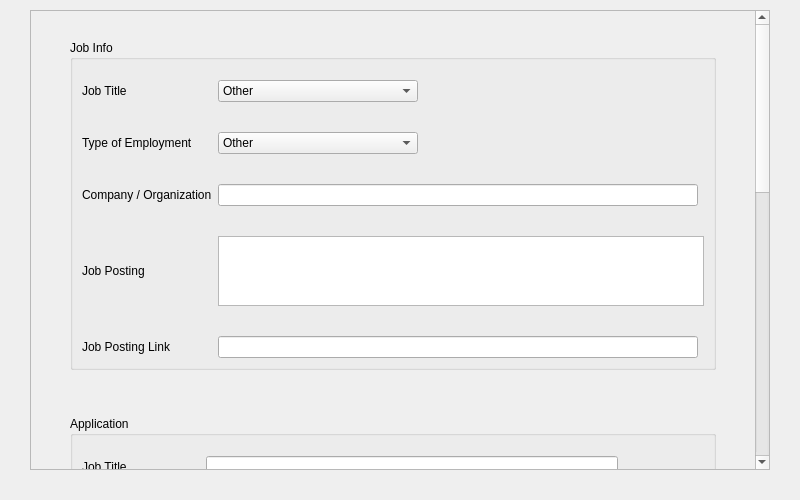
<?xml version="1.0" encoding="UTF-8"?>
<ui version="4.0">
 <class>MainWindow</class>
 <widget class="QMainWindow" name="MainWindow">
  <property name="geometry">
   <rect>
    <x>0</x>
    <y>0</y>
    <width>800</width>
    <height>500</height>
   </rect>
  </property>
  <property name="windowTitle">
   <string>MainWindow</string>
  </property>
  <widget class="QWidget" name="centralwidget">
   <layout class="QGridLayout" name="gridLayout">
    <property name="leftMargin">
     <number>10</number>
    </property>
    <property name="topMargin">
     <number>10</number>
    </property>
    <property name="rightMargin">
     <number>10</number>
    </property>
    <property name="bottomMargin">
     <number>10</number>
    </property>
    <item row="0" column="0">
     <spacer name="horizontalSpacer">
      <property name="orientation">
       <enum>Qt::Horizontal</enum>
      </property>
      <property name="sizeType">
       <enum>QSizePolicy::Preferred</enum>
      </property>
      <property name="sizeHint" stdset="0">
       <size>
        <width>20</width>
        <height>20</height>
       </size>
      </property>
     </spacer>
    </item>
    <item row="0" column="1">
     <widget class="QScrollArea" name="scrollArea">
      <property name="widgetResizable">
       <bool>true</bool>
      </property>
      <widget class="QWidget" name="scrollAreaWidgetContents">
       <property name="geometry">
        <rect>
         <x>0</x>
         <y>0</y>
         <width>709</width>
         <height>1168</height>
        </rect>
       </property>
       <layout class="QGridLayout" name="gridLayout_2">
        <item row="8" column="1">
         <widget class="QPushButton" name="pushButton">
          <property name="text">
           <string>Submit</string>
          </property>
         </widget>
        </item>
        <item row="5" column="1">
         <widget class="QGroupBox" name="StatusInput">
          <property name="title">
           <string>Status</string>
          </property>
          <layout class="QGridLayout" name="gridLayout_5">
           <property name="topMargin">
            <number>20</number>
           </property>
           <property name="verticalSpacing">
            <number>30</number>
           </property>
           <item row="7" column="0">
            <widget class="QLabel" name="FeedbackLabel">
             <property name="text">
              <string>Feedback</string>
             </property>
            </widget>
           </item>
           <item row="7" column="1" colspan="2">
            <widget class="QPlainTextEdit" name="FeedbackInput">
             <property name="accessibleDescription">
              <string/>
             </property>
            </widget>
           </item>
           <item row="3" column="1">
            <widget class="QPlainTextEdit" name="MistakesInput"/>
           </item>
           <item row="1" column="1">
            <widget class="QComboBox" name="CurrentStatusInput">
             <property name="maximumSize">
              <size>
               <width>200</width>
               <height>16777215</height>
              </size>
             </property>
             <item>
              <property name="text">
               <string>Application Send</string>
              </property>
             </item>
             <item>
              <property name="text">
               <string>Interview Invite</string>
              </property>
             </item>
             <item>
              <property name="text">
               <string>Decline</string>
              </property>
             </item>
             <item>
              <property name="text">
               <string>Offer</string>
              </property>
             </item>
            </widget>
           </item>
           <item row="3" column="0">
            <widget class="QLabel" name="MistakesLabel">
             <property name="text">
              <string>Own Mistakes</string>
             </property>
            </widget>
           </item>
           <item row="1" column="0">
            <widget class="QLabel" name="CurrentStatusLabel">
             <property name="minimumSize">
              <size>
               <width>118</width>
               <height>0</height>
              </size>
             </property>
             <property name="text">
              <string>Current Status</string>
             </property>
            </widget>
           </item>
          </layout>
         </widget>
        </item>
        <item row="1" column="2">
         <spacer name="horizontalSpacer_4">
          <property name="orientation">
           <enum>Qt::Horizontal</enum>
          </property>
          <property name="sizeType">
           <enum>QSizePolicy::Preferred</enum>
          </property>
          <property name="sizeHint" stdset="0">
           <size>
            <width>30</width>
            <height>20</height>
           </size>
          </property>
         </spacer>
        </item>
        <item row="2" column="1">
         <spacer name="verticalSpacer">
          <property name="orientation">
           <enum>Qt::Vertical</enum>
          </property>
          <property name="sizeType">
           <enum>QSizePolicy::Minimum</enum>
          </property>
          <property name="sizeHint" stdset="0">
           <size>
            <width>40</width>
            <height>40</height>
           </size>
          </property>
         </spacer>
        </item>
        <item row="4" column="1">
         <spacer name="verticalSpacer_4">
          <property name="orientation">
           <enum>Qt::Vertical</enum>
          </property>
          <property name="sizeType">
           <enum>QSizePolicy::Minimum</enum>
          </property>
          <property name="sizeHint" stdset="0">
           <size>
            <width>20</width>
            <height>40</height>
           </size>
          </property>
         </spacer>
        </item>
        <item row="3" column="1">
         <widget class="QGroupBox" name="ApplicationInput">
          <property name="title">
           <string>Application</string>
          </property>
          <layout class="QGridLayout" name="gridLayout_4">
           <property name="topMargin">
            <number>20</number>
           </property>
           <property name="verticalSpacing">
            <number>30</number>
           </property>
           <item row="8" column="0">
            <widget class="QLabel" name="CoverTextLabel">
             <property name="text">
              <string>Cover Letter Text</string>
             </property>
            </widget>
           </item>
           <item row="1" column="2">
            <widget class="QLineEdit" name="JobTitleInput_2">
             <property name="accessibleDescription">
              <string/>
             </property>
            </widget>
           </item>
           <item row="10" column="0">
            <widget class="QLabel" name="ResumeLabel">
             <property name="text">
              <string>Resume</string>
             </property>
            </widget>
           </item>
           <item row="9" column="0">
            <widget class="QLabel" name="CoverFileLabel">
             <property name="text">
              <string>Cover Letter File</string>
             </property>
            </widget>
           </item>
           <item row="3" column="2">
            <widget class="QDateEdit" name="DateInput">
             <property name="sizePolicy">
              <sizepolicy hsizetype="Preferred" vsizetype="Fixed">
               <horstretch>0</horstretch>
               <verstretch>0</verstretch>
              </sizepolicy>
             </property>
             <property name="minimumSize">
              <size>
               <width>0</width>
               <height>0</height>
              </size>
             </property>
             <property name="maximumSize">
              <size>
               <width>200</width>
               <height>16777215</height>
              </size>
             </property>
            </widget>
           </item>
           <item row="3" column="0">
            <widget class="QLabel" name="DateLabel">
             <property name="text">
              <string>Application Date</string>
             </property>
            </widget>
           </item>
           <item row="1" column="0">
            <widget class="QLabel" name="JobTitleLabel_2">
             <property name="minimumSize">
              <size>
               <width>118</width>
               <height>0</height>
              </size>
             </property>
             <property name="text">
              <string>Job Title</string>
             </property>
            </widget>
           </item>
           <item row="6" column="2">
            <widget class="QCheckBox" name="CoverLetterInput">
             <property name="text">
              <string>Used</string>
             </property>
            </widget>
           </item>
           <item row="6" column="0">
            <widget class="QLabel" name="CoverLetterLabel">
             <property name="text">
              <string>Cover Letter</string>
             </property>
            </widget>
           </item>
           <item row="8" column="2" colspan="2">
            <widget class="QPlainTextEdit" name="CoverTextInput">
             <property name="accessibleDescription">
              <string/>
             </property>
            </widget>
           </item>
           <item row="3" column="3">
            <widget class="QPushButton" name="DateTodayButton">
             <property name="text">
              <string>Today</string>
             </property>
            </widget>
           </item>
          </layout>
         </widget>
        </item>
        <item row="1" column="0">
         <spacer name="horizontalSpacer_3">
          <property name="orientation">
           <enum>Qt::Horizontal</enum>
          </property>
          <property name="sizeType">
           <enum>QSizePolicy::Preferred</enum>
          </property>
          <property name="sizeHint" stdset="0">
           <size>
            <width>30</width>
            <height>30</height>
           </size>
          </property>
         </spacer>
        </item>
        <item row="0" column="1">
         <spacer name="verticalSpacer_2">
          <property name="orientation">
           <enum>Qt::Vertical</enum>
          </property>
          <property name="sizeType">
           <enum>QSizePolicy::Minimum</enum>
          </property>
          <property name="sizeHint" stdset="0">
           <size>
            <width>20</width>
            <height>20</height>
           </size>
          </property>
         </spacer>
        </item>
        <item row="1" column="1">
         <widget class="QGroupBox" name="JobInput">
          <property name="title">
           <string>Job Info</string>
          </property>
          <layout class="QGridLayout" name="gridLayout_3">
           <property name="topMargin">
            <number>20</number>
           </property>
           <property name="verticalSpacing">
            <number>30</number>
           </property>
           <item row="9" column="1">
            <widget class="QLineEdit" name="LinkInput"/>
           </item>
           <item row="8" column="1" colspan="2">
            <widget class="QPlainTextEdit" name="JobPostingInput">
             <property name="accessibleDescription">
              <string/>
             </property>
            </widget>
           </item>
           <item row="1" column="0">
            <widget class="QLabel" name="JobTitleLabel">
             <property name="text">
              <string>Job Title</string>
             </property>
            </widget>
           </item>
           <item row="2" column="0">
            <widget class="QLabel" name="EmploymentTypeLabel">
             <property name="text">
              <string>Type of Employment</string>
             </property>
            </widget>
           </item>
           <item row="3" column="0">
            <widget class="QLabel" name="CompanyLabel">
             <property name="text">
              <string>Company / Organization</string>
             </property>
            </widget>
           </item>
           <item row="9" column="0">
            <widget class="QLabel" name="LinkLabel">
             <property name="text">
              <string>Job Posting Link</string>
             </property>
            </widget>
           </item>
           <item row="3" column="1">
            <widget class="QLineEdit" name="CompanyInput"/>
           </item>
           <item row="8" column="0">
            <widget class="QLabel" name="JobPostingLabel">
             <property name="text">
              <string>Job Posting</string>
             </property>
            </widget>
           </item>
           <item row="1" column="1">
            <widget class="QComboBox" name="comboBox">
             <property name="maximumSize">
              <size>
               <width>200</width>
               <height>16777215</height>
              </size>
             </property>
             <item>
              <property name="text">
               <string>Other</string>
              </property>
             </item>
             <item>
              <property name="text">
               <string>Full-Stack Developer</string>
              </property>
             </item>
             <item>
              <property name="text">
               <string>Backend Developer</string>
              </property>
             </item>
             <item>
              <property name="text">
               <string>Frontend Developer</string>
              </property>
             </item>
             <item>
              <property name="text">
               <string>Web Developer</string>
              </property>
             </item>
             <item>
              <property name="text">
               <string>Data Scientist</string>
              </property>
             </item>
             <item>
              <property name="text">
               <string>Data Analyst</string>
              </property>
             </item>
             <item>
              <property name="text">
               <string>DevOps Engineer</string>
              </property>
             </item>
             <item>
              <property name="text">
               <string>Mobile App Developer</string>
              </property>
             </item>
             <item>
              <property name="text">
               <string>Consultant</string>
              </property>
             </item>
             <item>
              <property name="text">
               <string>Project Manager</string>
              </property>
             </item>
             <item>
              <property name="text">
               <string>Researcher</string>
              </property>
             </item>
             <item>
              <property name="text">
               <string>ML Engineer</string>
              </property>
             </item>
             <item>
              <property name="text">
               <string>QA Engineer</string>
              </property>
             </item>
            </widget>
           </item>
           <item row="2" column="1">
            <widget class="QComboBox" name="comboBox_2">
             <property name="maximumSize">
              <size>
               <width>200</width>
               <height>16777215</height>
              </size>
             </property>
             <item>
              <property name="text">
               <string>Other</string>
              </property>
             </item>
             <item>
              <property name="text">
               <string>Full-Time</string>
              </property>
             </item>
             <item>
              <property name="text">
               <string>Part-Time</string>
              </property>
             </item>
             <item>
              <property name="text">
               <string>Intership</string>
              </property>
             </item>
             <item>
              <property name="text">
               <string>Working Student</string>
              </property>
             </item>
             <item>
              <property name="text">
               <string>Scholarship</string>
              </property>
             </item>
            </widget>
           </item>
          </layout>
         </widget>
        </item>
        <item row="7" column="1">
         <spacer name="verticalSpacer_3">
          <property name="orientation">
           <enum>Qt::Vertical</enum>
          </property>
          <property name="sizeType">
           <enum>QSizePolicy::Minimum</enum>
          </property>
          <property name="sizeHint" stdset="0">
           <size>
            <width>20</width>
            <height>30</height>
           </size>
          </property>
         </spacer>
        </item>
        <item row="9" column="1">
         <spacer name="verticalSpacer_6">
          <property name="orientation">
           <enum>Qt::Vertical</enum>
          </property>
          <property name="sizeType">
           <enum>QSizePolicy::Fixed</enum>
          </property>
          <property name="sizeHint" stdset="0">
           <size>
            <width>20</width>
            <height>20</height>
           </size>
          </property>
         </spacer>
        </item>
       </layout>
      </widget>
     </widget>
    </item>
    <item row="1" column="1">
     <spacer name="verticalSpacer_5">
      <property name="orientation">
       <enum>Qt::Vertical</enum>
      </property>
      <property name="sizeType">
       <enum>QSizePolicy::Preferred</enum>
      </property>
      <property name="sizeHint" stdset="0">
       <size>
        <width>20</width>
        <height>20</height>
       </size>
      </property>
     </spacer>
    </item>
    <item row="0" column="2">
     <spacer name="horizontalSpacer_2">
      <property name="orientation">
       <enum>Qt::Horizontal</enum>
      </property>
      <property name="sizeType">
       <enum>QSizePolicy::Preferred</enum>
      </property>
      <property name="sizeHint" stdset="0">
       <size>
        <width>20</width>
        <height>20</height>
       </size>
      </property>
     </spacer>
    </item>
   </layout>
  </widget>
 </widget>
 <resources/>
 <connections/>
</ui>
